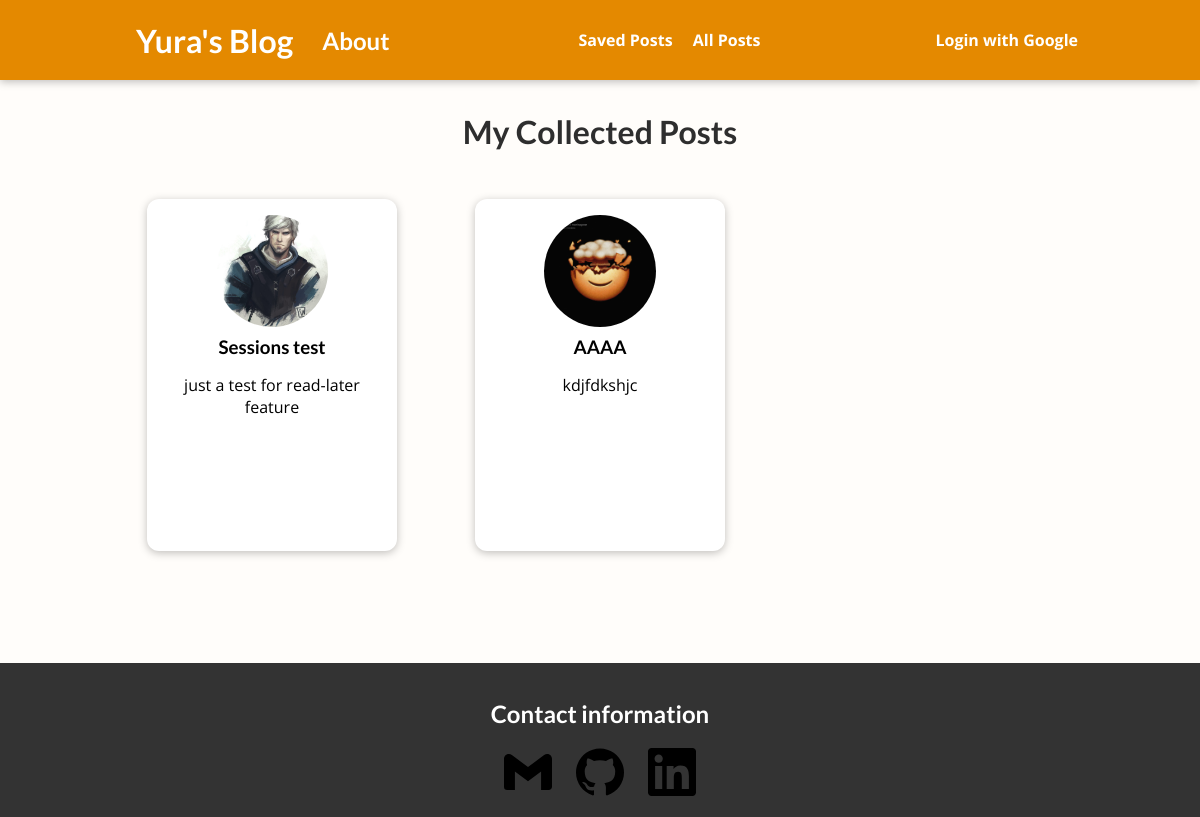
The app's page /posts, older data.
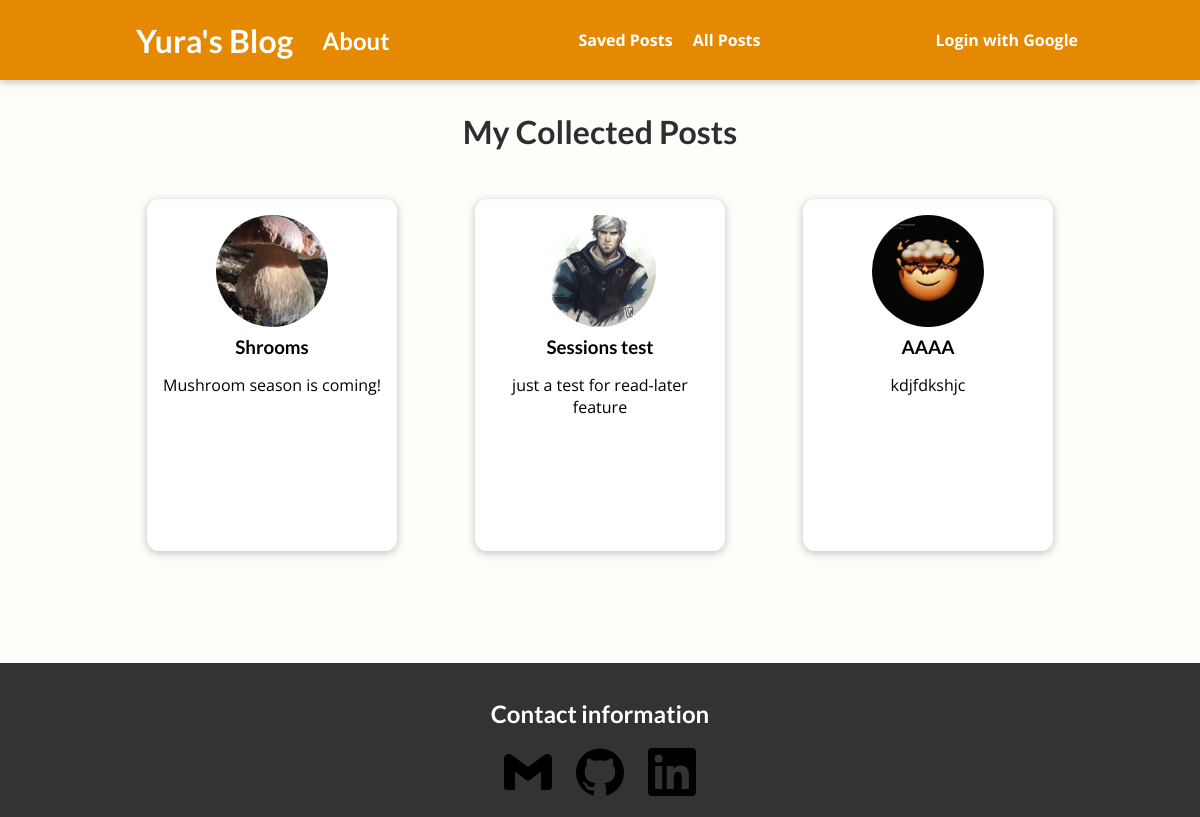
The same page, newer data.
### main_app/models.py (models this page shows, shortened)
class Post(models.Model):
    title = models.CharField(max_length=100)
    excerpt = models.CharField(max_length=150)
    image = models.ImageField(upload_to="posts", null=True)
    date = models.DateField(auto_now=True)
    slug = models.SlugField(unique=True, blank=True, null=False, db_index=True)
    content = models.TextField(validators=[MinLengthValidator(10)])
    author = models.ForeignKey(Author, on_delete=models.SET_NULL, null=True, related_name="posts")
    tags = models.ManyToManyField(Tag)

### main_app/views.py (the view)
# urls.py: path("posts", views.AllPostView.as_view(), name="all-posts"),
class AllPostView(ListView):
    model = Post
    template_name = "main_app/all-posts.html"
    ordering = ["-date"]
    context_object_name = "all_posts"

### main_app/templates/main_app/all-posts.html (shortened to what this page needs)
{% extends 'base.html' %}
{% load static %}
{% block css_files%}
    <link rel="stylesheet" href="{% static "main_app/post.css" %}">
    <link rel="stylesheet" href="{% static "main_app/all-posts.css" %}">
{% endblock %}
{% block content %}
<section id="all-posts">
    <h2>My Collected Posts</h2>
    <ul id="posts-ul">
        {% for post in all_posts %}
            {% include "main_app/includes/post.html" %}
        {% endfor %}
    </ul>
</section>
{% endblock %}

### main_app/templates/main_app/includes/post.html
<li>
    <article class="post">
        <a href="{% url "single-post" post.slug %}">
            <img src="{{ post.image.url }}" alt="{{ post.title }}">
            <div class="post__content">
                <h3>{{ post.title }}</h3>
                <p>
                    {{ post.excerpt }}
                </p>
               </div>
         </a>
    </article>
</li>

Row changes from the older to the newer data that the page shows:
added Post: image (picture), title "Shrooms", excerpt "Mushroom season is coming!"
